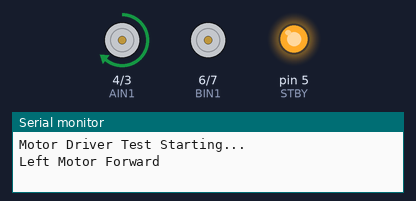
Simulated run of this sketch. Board: Arduino Uno, built with avr-gcc and run on an emulated ATmega328P. On the bench: motor-driver pin pairs drawn as motors (green arrow = first pin HIGH = forward, orange = second pin HIGH = backward, longer = more drive, scaled by the enable pin, stopped while the standby pin is LOW), output pins drawn as LEDs (lit = HIGH), the last lines printed to the serial monitor.

Above: at 0.1 s.
At 9.1 s:
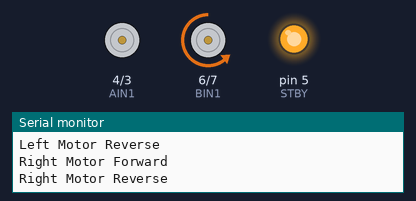
At 22.1 s:
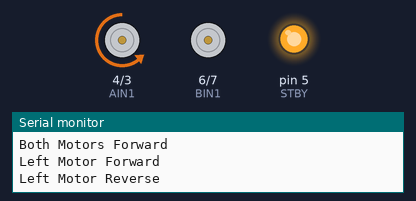
At 35.1 s:
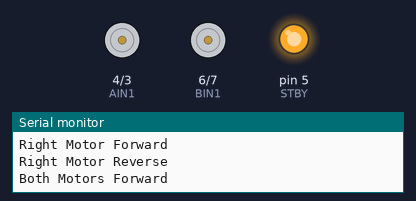
Timing chart, 0 to 39.5 s (numbered marks = the images above):
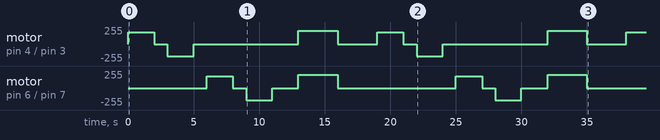

Measured:
- by itself, motor on pin 6 (BIN1) / pin 7 (BIN2): stopped → forward 180/255 at 6.0 s, → stopped 2.0 s later, → backward 180/255 1.0 s later, → stopped 2.0 s later, … (12 changes in this stretch)
- by itself, motor on pin 4 (AIN1) / pin 3 (AIN2): stopped → forward 180/255 at 0.00 s, → stopped 2.0 s later, → backward 180/255 1.0 s later, → stopped 2.0 s later, … (13 changes in this stretch)

The sketch:

driver_chk.ino
```cpp
// ===== MOTOR PINS =====
#define AIN1 4
#define AIN2 3
#define BIN1 6
#define BIN2 7
#define PWMA 9
#define PWMB 10
#define STBY 5

void setup()
{
  Serial.begin(9600);

  pinMode(AIN1,OUTPUT);
  pinMode(AIN2,OUTPUT);
  pinMode(BIN1,OUTPUT);
  pinMode(BIN2,OUTPUT);
  pinMode(PWMA,OUTPUT);
  pinMode(PWMB,OUTPUT);
  pinMode(STBY,OUTPUT);

  digitalWrite(STBY,HIGH);   // Enable motor driver

  Serial.println("Motor Driver Test Starting...");
}

void loop()
{

  // ===== LEFT MOTOR FORWARD =====
  Serial.println("Left Motor Forward");
  digitalWrite(AIN1,HIGH);
  digitalWrite(AIN2,LOW);
  analogWrite(PWMA,180);
  delay(2000);

  stopMotors();
  delay(1000);


  // ===== LEFT MOTOR REVERSE =====
  Serial.println("Left Motor Reverse");
  digitalWrite(AIN1,LOW);
  digitalWrite(AIN2,HIGH);
  analogWrite(PWMA,180);
  delay(2000);

  stopMotors();
  delay(1000);


  // ===== RIGHT MOTOR FORWARD =====
  Serial.println("Right Motor Forward");
  digitalWrite(BIN1,HIGH);
  digitalWrite(BIN2,LOW);
  analogWrite(PWMB,180);
  delay(2000);

  stopMotors();
  delay(1000);


  // ===== RIGHT MOTOR REVERSE =====
  Serial.println("Right Motor Reverse");
  digitalWrite(BIN1,LOW);
  digitalWrite(BIN2,HIGH);
  analogWrite(PWMB,180);
  delay(2000);

  stopMotors();
  delay(2000);


  // ===== BOTH MOTORS FORWARD =====
  Serial.println("Both Motors Forward");
  digitalWrite(AIN1,HIGH);
  digitalWrite(AIN2,LOW);
  digitalWrite(BIN1,HIGH);
  digitalWrite(BIN2,LOW);
  analogWrite(PWMA,200);
  analogWrite(PWMB,200);
  delay(3000);

  stopMotors();
  delay(3000);

}


void stopMotors()
{
  analogWrite(PWMA,0);
  analogWrite(PWMB,0);
}
```
